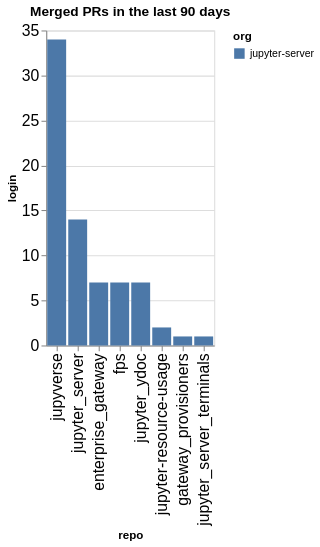

Source (notebook cell):
### Code cell
prs_by_repo = merged.groupby(['org', 'repo']).count()['login'].reset_index().sort_values(['org', 'login'], ascending=False)
alt.Chart(data=prs_by_repo, title=f"Merged PRs in the last {n_days} days").mark_bar().encode(
    x=alt.X('repo', sort=prs_by_repo['repo'].values.tolist()),
    y='login',
    color='org'
)

### Figure 1 — Vega-Lite specification as saved in the notebook (floating-point values rounded to 4 significant figures)
{"config": {"axisLeft": {"labelFontSize": 15}, "axisBottom": {"labelFontSize": 15}}, "data": {"name": "data-109dd207670537bd8b5a8339a14d15ca"}, "mark": {"type": "bar"}, "encoding": {"color": {"field": "org", "type": "nominal"}, "x": {"field": "repo", "sort": ["jupyverse", "jupyter_server", "enterprise_gateway", "fps", "jupyter_ydoc", "jupyter-resource-usage", "gateway_provisioners", "jupyter_server_terminals"], "type": "nominal"}, "y": {"field": "login", "type": "quantitative"}}, "title": "Merged PRs in the last 90 days", "$schema": "https://vega.github.io/schema/vega-lite/v5.20.1.json", "datasets": {"data-109dd207670537bd8b5a8339a14d15ca": [{"org": "jupyter-server", "repo": "jupyverse", "login": 34}, {"org": "jupyter-server", "repo": "jupyter_server", "login": 14}, {"org": "jupyter-server", "repo": "enterprise_gateway", "login": 7}, {"org": "jupyter-server", "repo": "fps", "login": 7}, {"org": "jupyter-server", "repo": "jupyter_ydoc", "login": 7}, {"org": "jupyter-server", "repo": "jupyter-resource-usage", "login": 2}, {"org": "jupyter-server", "repo": "gateway_provisioners", "login": 1}, {"org": "jupyter-server", "repo": "jupyter_server_terminals", "login": 1}]}}
